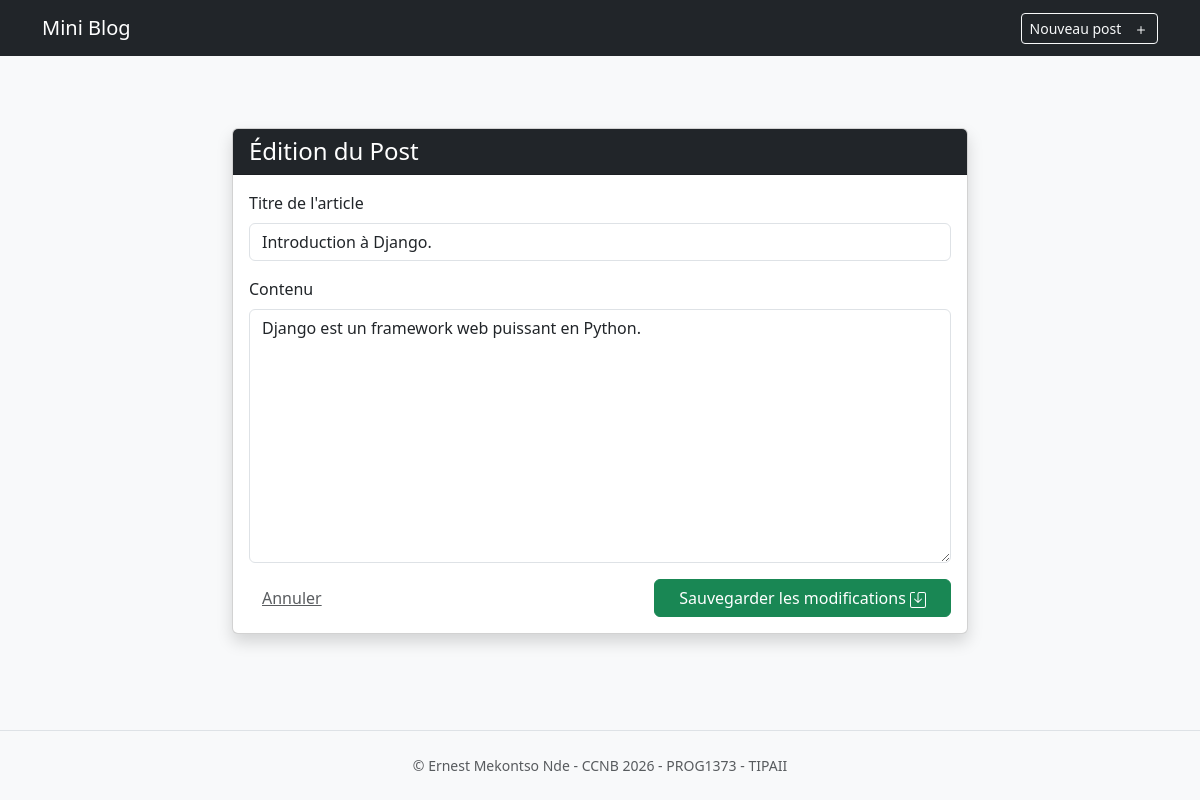
Screenshot of /3/update/ with the database file from the repository.
### blog/models.py (models this page shows, shortened)
class Post(models.Model):
    title = models.CharField(max_length=200)
    content = models.TextField()
    created_at = models.DateTimeField(auto_now_add=True)
    updated_at = models.DateTimeField(auto_now=True)

### blog/views.py (the view)
# urls.py: path('<int:post_id>/update/', views.update, name='update'),
def update(request, post_id):
    post = Post.objects.get(id=post_id)
    if request.method == 'POST':
        post.title = request.POST['title']
        post.content = request.POST['content']
        post.save()
        return render(request, 'posts/detail.html', {'post': post, 'success': 'Le post : ' + post.title + ' a été modifié!'})
    return render(request, 'posts/manage_post.html', {'post': post})

### blog/templates/posts/manage_post.html (shortened to what this page needs)
{% extends 'base.html' %}  {% block content %} {% if post %}
<div class="container py-5">
  <div class="row justify-content-center">
    <div class="col-md-8">
      <div class="card shadow">
        <div class="card-header bg-dark text-white">
          <h4 class="mb-0">Édition du Post</h4>
        </div>
        <div class="card-body">
          <form action="{% url 'update' post.id %}" method="post">
            <div class="mb-3">
              <label for="title" class="form-label">Titre de l'article</label>
              <input
                type="text"
                class="form-control"
                id="title"
                name="title"
                value="{{ post.title }}"
              />
            </div>
            <div class="mb-3">
              <label for="content" class="form-label">Contenu</label>
              <textarea
                class="form-control"
                id="content"
                name="content"
                rows="10"
              >
{{ post.content }}</textarea
              >
            </div>
            <div class="d-flex justify-content-between">
              <a href="{% url 'index' %}" class="btn btn-link text-muted"
                >Annuler</a
              >
              <button type="submit" class="btn btn-success px-4" title="Sauvegarder les modifications" onclick="return confirm('Êtes-vous sûr de vouloir modifier cet article?')">
                Sauvegarder les modifications
              </button>
            </div>
          </form>
        </div>
      </div>
    </div>
  </div>
</div>
{% endif %} {% endblock %}

### rows the page displays
Post: title "Introduction à Django.", content "Django est un framework web puissant en Python."
